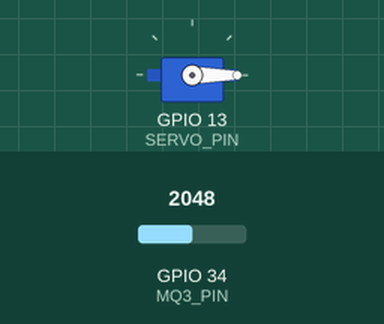
A sketch run on a simulated ESP32. Parts: servo. Inputs (shaded band) come from the test bench; at power-on: GPIO 34 (MQ3_PIN) = 2048. What the sketch prints to the serial monitor is not drawn.

Above: at 1.8 s.
1.9 s: GPIO 34 (MQ3_PIN) set to 333
3.4 s: GPIO 34 (MQ3_PIN) set to 270
At 4.3 s:
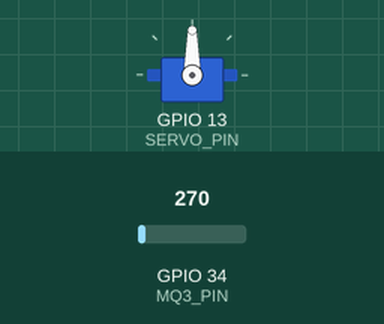
5.5 s: GPIO 34 (MQ3_PIN) set to 340
At 7.0 s:
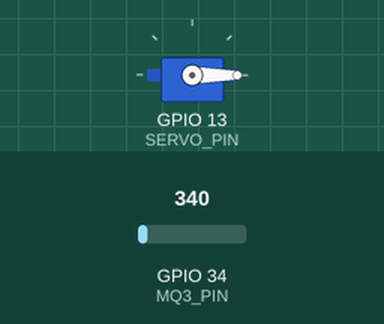
7.5 s: GPIO 34 (MQ3_PIN) set to 260
At 8.6 s:
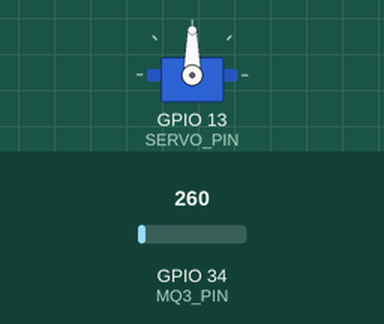
Timing chart, 0 to 10.5 s (numbered marks = the images above; inputs shaded):
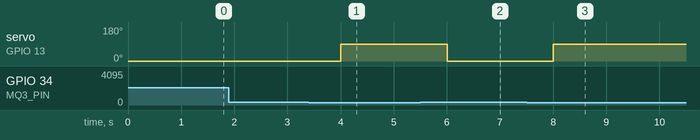

The sketch:

main.ino
```cpp
// 🚗 IoT Smart Toll System with Alcohol Detection
// ESP32 + MQ-3 Sensor + Servo Motor

#include <Servo.h>

#define MQ3_PIN 34        // Analog pin for MQ-3 sensor
#define SERVO_PIN 13      // PWM pin for Servo

Servo gateServo;

// Threshold value (adjust after testing)
int alcoholThreshold = 300;

void setup() {
  Serial.begin(115200);

  pinMode(MQ3_PIN, INPUT);

  gateServo.attach(SERVO_PIN);

  // Initial state: Gate closed
  gateServo.write(0);

  Serial.println("Smart Toll System Started...");
}

void loop() {
  int sensorValue = analogRead(MQ3_PIN);

  Serial.print("Alcohol Sensor Value: ");
  Serial.println(sensorValue);

  if (sensorValue > alcoholThreshold) {
    // Alcohol detected → Gate closed
    Serial.println("Alcohol Detected! Gate CLOSED ❌");
    gateServo.write(0);
  } else {
    // No alcohol → Gate open
    Serial.println("No Alcohol. Gate OPEN ✅");
    gateServo.write(90);
  }

  delay(1000);
}
```

Measured:
- the behaviour switches between 301 and 300 on GPIO 34 (MQ3_PIN) (found by bisection; images 0 and 1)
- after the input at 1.9 s, every drawn part: stays the same
- after the input at 3.4 s, servo on GPIO 13 (SERVO_PIN): 0° → 90° after 0.60 s
- after the input at 5.5 s, servo on GPIO 13 (SERVO_PIN): 90° → 0° after 0.51 s
- after the input at 7.5 s, servo on GPIO 13 (SERVO_PIN): 0° → 90° after 0.51 s
